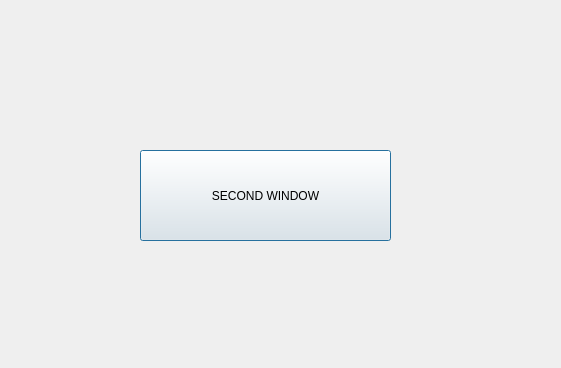
<?xml version="1.0" encoding="UTF-8"?>
<ui version="4.0">
 <class>SecondWindow</class>
 <widget class="QDialog" name="SecondWindow">
  <property name="geometry">
   <rect>
    <x>0</x>
    <y>0</y>
    <width>561</width>
    <height>368</height>
   </rect>
  </property>
  <property name="windowTitle">
   <string>Dialog</string>
  </property>
  <widget class="QPushButton" name="pushButton">
   <property name="geometry">
    <rect>
     <x>140</x>
     <y>150</y>
     <width>251</width>
     <height>91</height>
    </rect>
   </property>
   <property name="text">
    <string>SECOND WINDOW</string>
   </property>
  </widget>
 </widget>
 <resources/>
 <connections/>
</ui>
